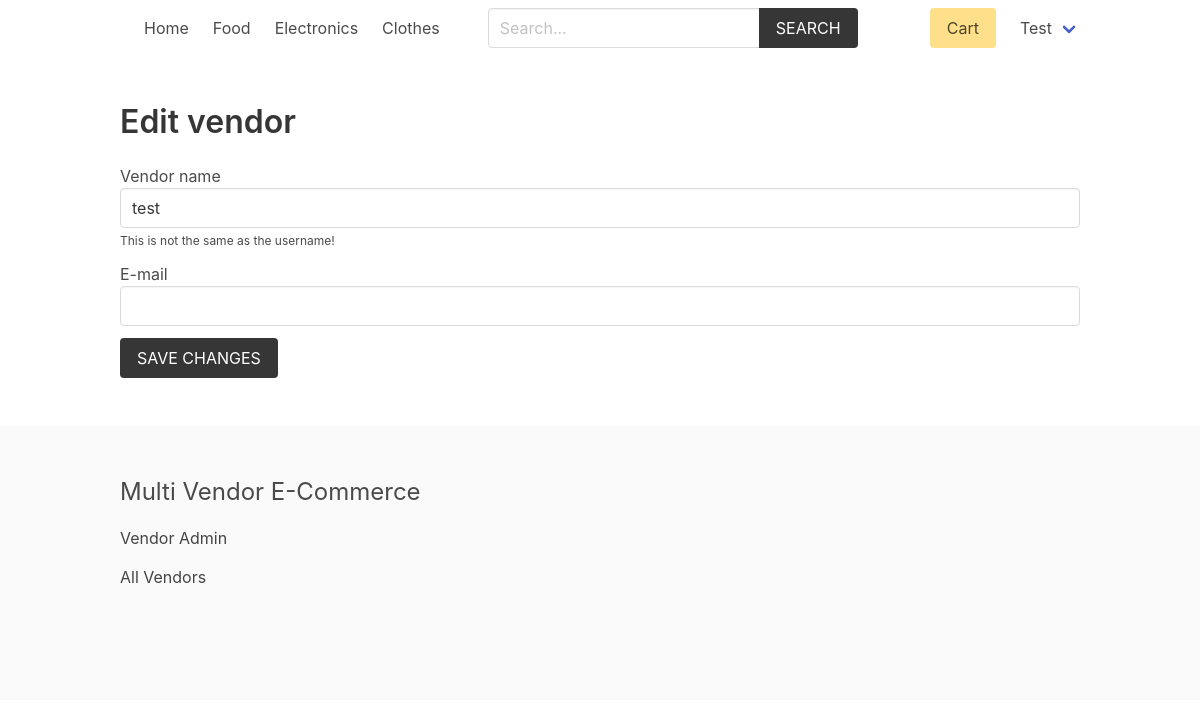
Page /vendor/edit-vendor/ (signed in) on the committed database.
### product/models.py (models this page shows, shortened)
class Category(models.Model):
    title = models.CharField(max_length=50)
    slug = models.SlugField(max_length=55)
    ordering = models.IntegerField(default=0)
    class Meta:
        ordering = ['ordering']

### vendor/models.py (models this page shows, shortened)
class Vendor(models.Model):
    name = models.CharField(max_length=255)
    created_at = models.DateTimeField(auto_now_add=True)
    created_by = models.OneToOneField(User, related_name='vendor', on_delete=models.CASCADE)
    class Meta:
        ordering = ['name']

### vendor/views.py (the view, shortened to what this page needs)
# urls.py: path('edit-vendor/', views.edit_vendor, name="edit-vendor"),
@login_required
def edit_vendor(request):
    vendor = request.user.vendor
    return render(request, 'vendor/edit_vendor.html', {'vendor': vendor})

### cart/cart.py (called while the page is built)
    def __len__(self):
        return sum(item['quantity'] for item in self.cart.values())

### cart/context_processors.py (called while the page is built)
def cart(request):
    return {'cart': Cart(request)}

### product/context_processors.py (called while the page is built)
def menu_categories(request):
    categories = Category.objects.all()
    return {'categories': categories}

### templates/vendor/edit_vendor.html (shortened to what this page needs)
{% extends 'core/base.html' %}
{% block content %}
    <h1 class="title">Edit vendor</h1>
    <form method="post" action=".">
        <div class="field">
            <label>Vendor name</label>
            <div class="control">
                <input type="text" name="name" id="id_name" value="{{ vendor.name }}" class="input">
            </div>
            <p class="help">This is not the same as the username!</p>
        </div>
        <div class="field">
            <label>E-mail</label>
            <div class="control">
                <input type="email" name="email" id="id_email" value="{{ vendor.created_by.email }}" class="input">
            </div>
        </div>
        <div class="field">
            <div class="control">
                <button class="button is-dark is-uppercase">Save changes</button>
            </div>
        </div>
    </form>
{% endblock %}

### templates/core/base.html (shortened to what this page needs)
{% load static %}
<!DOCTYPE html>
<html lang="en">
<head>
    <link rel="stylesheet" href="https://cdn.jsdelivr.net/npm/bulma@0.9.2/css/bulma.min.css">
    <link rel="stylesheet" href="{% static 'css/main.css' %}">
</head>
<body>
    <div class="container">
        <nav class="navbar" role="navigation" aria-label="main navigation">
            <div class="navbar-brand">
                <a class="navbar-item" href="{% url 'core:home' %}">
                </a>
            </div>
            <div id="navbarBasicExample" class="navbar-menu">
                <div class="navbar-start">
                <a class="navbar-item" href="{% url 'core:home' %}">
                    Home
                </a>
                {% for category in categories %}
                    <a class="navbar-item" href="{% url 'product:category' category.slug %}">
                        {{category.title}}
                    </a>
                {% endfor %}
                </div>
                <div class="navbar-start">
                    <div class="navbar-item">
                        <form method="get" action="{% url 'product:search' %}">
                            <div class="field has-addons">
                                <div class="control">
                                    <input type="search" name="query" id="" class="input" placeholder="Search...">
                                </div>
                                <div class="control">
                                    <button class="button is-dark is-uppercase">Search</button>
                                </div>
                            </div>
                        </form>
                    </div>
                </div>
                <div class="navbar-end">
                <div class="navbar-item">
                    <a href="{% url 'cart:cart' %}" class="button is-warning">Cart {% if cart %}({{cart|length}}){% endif %}</a>
                </div>
                {% if request.user.is_authenticated %}
                <div class="navbar-item has-dropdown is-hoverable">
                    <a class="navbar-link is-capitalized">
                    {{user.vendor.name}}
                    </a>
                </div>
                {% endif %}
                </div>
            </div>
            </nav>
    </div>
    <section class="section">
        <div class="container">
            {% block content %}{% endblock content %}
        </div>
    </section>
    <footer class="footer">
        <div class="container">
            <h3 class="is-size-4 mb-4">Multi Vendor E-Commerce</h3>
            {% if request.user.is_authenticated %}
                <a href="{% url 'vendor:vendor-admin' %}">Vendor Admin</a>
            {% else %}
                <a href="{% url 'vendor:become-vendor' %}">Become a Vendor</a>
            {% endif %}
            <br>
            <a href="{% url 'vendor:vendors' %}">All Vendors</a>
        </div>
    </footer>
</body>
</html>

### core/static/css/main.css (style rules this page uses)
.footer a { margin-bottom: 15px; display: inline-block; color: #444; }

### rows in the picture
Category: title "Food"
Category: title "Electronics"
Category: title "Clothes"
Vendor: name "test"

### other values in the picture
{{ user.vendor.name }} "Test"
